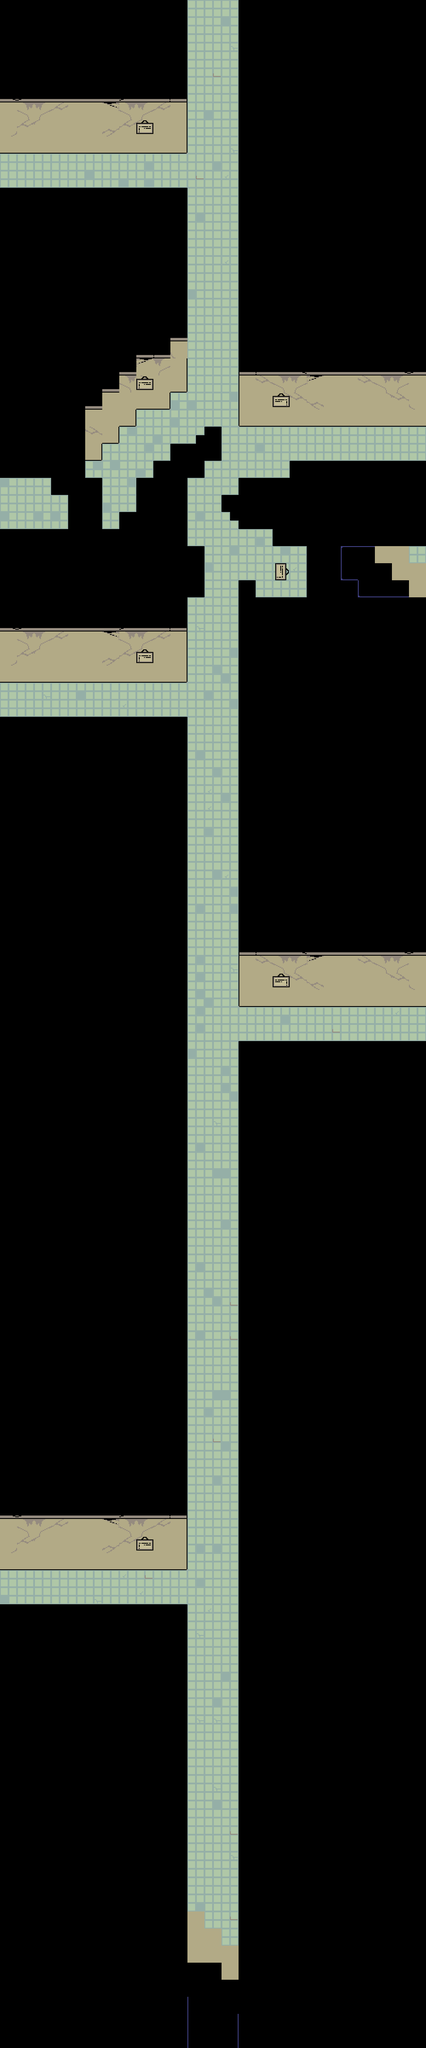

The image is a tile-based game level rendered from a .tmx file. Its description and source (layers, tilesets, objects; grid data summarised) follow:
An orthogonal 25x120 tile map with 40x40 px tiles, 4 tile layers (back, tiles, walltiles, decal), 2 tilesets and 68 objects (7x interactable, 4x transition, spawn, entry, entry2, ...).

<map version="1.10" tiledversion="1.10.2" orientation="orthogonal" renderorder="right-down" width="25" height="120" tilewidth="40" tileheight="40" infinite="0" nextlayerid="10" nextobjectid="164">
 <editorsettings>
  <export target="down_hall.lua" format="lua" />
 </editorsettings>
 <properties>
  <property name="border" value="green_sloppy" />
  <property name="music" value="tv_changingroom" />
  <property name="name" value="Play Room - Ramb" />
 </properties>
 <tileset firstgid="1" source="../tilesets/castle.tsx" />
 <tileset firstgid="41" source="../tilesets/tv_floor/board.tsx" />
 <layer id="8" name="back" width="25" height="120">
  <data>[3000 cells, 3000 non-empty, 1 distinct tile ids]</data>
 </layer>
 <objectgroup id="7" name="objects_bg" />
 <layer id="1" name="tiles" width="25" height="120">
  <data>[3000 cells, 759 non-empty, 22 distinct tile ids]</data>
 </layer>
 <layer id="9" name="walltiles" width="25" height="120">
  <data>[3000 cells, 7 non-empty, 1 distinct tile ids]</data>
 </layer>
 <layer id="2" name="decal" width="25" height="120" offsetx="38" offsety="20">
  <data>[3000 cells, 0 non-empty, 0 distinct tile ids]</data>
 </layer>
 <objectgroup color="#0000ff" id="3" name="collision" opacity="0.5">
  <object id="91" x="400" y="240" width="40" height="120" />
  <object id="150" x="400" y="0" width="40" height="200" />
  <object id="152" x="-120" y="160" width="520" height="40" />
  <object id="153" x="-120" y="240" width="520" height="40" />
  <object id="151" x="-160" y="200" width="40" height="40" />
  <object id="121" x="0" y="320" width="400" height="40" />
  <object id="122" x="0" y="440" width="400" height="40" />
  <object id="94" x="400" y="440" width="40" height="480" />
  <object id="95" x="480" y="1000" width="40" height="80" />
  <object id="96" x="440" y="1040" width="40" height="80" />
  <object id="97" x="400" y="1120" width="40" height="160" />
  <object id="98" x="440" y="1280" width="40" height="120" />
  <object id="99" x="400" y="1400" width="40" height="160" />
  <object id="101" x="560" y="1360" width="40" height="1000" />
  <object id="102" x="600" y="1400" width="120" height="40" />
  <object id="104" x="640" y="1240" width="80" height="40" />
  <object id="105" x="560" y="1200" width="80" height="40" />
  <object id="106" x="520" y="1160" width="40" height="40" />
  <object id="107" x="560" y="1120" width="120" height="40" />
  <object id="108" x="680" y="1080" width="320" height="40" />
  <object id="109" x="600" y="960" width="400" height="40" />
  <object id="103" x="720" y="1240" width="40" height="200" />
  <object id="110" x="200" y="1120" width="40" height="120" />
  <object id="111" x="240" y="1240" width="40" height="40" />
  <object id="112" x="280" y="1200" width="40" height="40" />
  <object id="113" x="320" y="1120" width="40" height="80" />
  <object id="114" x="360" y="1080" width="40" height="40" />
  <object id="115" x="400" y="1040" width="40" height="40" />
  <object id="116" x="160" y="1080" width="40" height="40" />
  <object id="117" x="200" y="1040" width="40" height="40" />
  <object id="118" x="240" y="1000" width="40" height="40" />
  <object id="119" x="280" y="960" width="40" height="40" />
  <object id="120" x="320" y="920" width="80" height="40" />
  <object id="100" x="0" y="1560" width="440" height="40" />
  <object id="128" x="600" y="2320" width="400" height="40" />
  <object id="129" x="600" y="2440" width="400" height="40" />
  <object id="130" x="0" y="3640" width="400" height="40" />
  <object id="131" x="0" y="3760" width="400" height="40" />
  <object id="123" x="0" y="1680" width="440" height="40" />
  <object id="124" x="400" y="1720" width="40" height="1800" />
  <object id="125" x="400" y="3760" width="40" height="840" />
  <object id="126" x="560" y="2440" width="40" height="2200" />
  <object id="92" x="560" y="0" width="40" height="1000" />
  <object id="133" x="480" y="1000">
   <polygon points="0,0 -40,40 0,40" />
  </object>
  <object id="135" x="520" y="1200">
   <polygon points="0,0 40,40 40,0" />
  </object>
  <object id="144" x="440" y="4600" width="80" height="40" />
  <object id="145" x="520" y="4640" width="40" height="40" />
  <object id="156" x="-120" y="3560" width="520" height="40" />
  <object id="158" x="-160" y="3520" width="40" height="40" />
  <object id="159" x="-120" y="3480" width="520" height="40" />
  <object id="163" x="400" y="3560" width="40" height="120" />
 </objectgroup>
 <objectgroup color="#ff00ff" id="4" name="objects">
  <object id="93" name="transition" x="440" y="-40" width="120" height="40">
   <properties>
    <property name="map" value="room1" />
    <property name="marker" value="entry3" />
   </properties>
  </object>
  <object id="136" name="interactable" x="320" y="320" width="40" height="40">
   <properties>
    <property name="text" value="&quot;VIP Rooms&quot;" />
   </properties>
  </object>
  <object id="137" name="interactable" x="320" y="920" width="40" height="40">
   <properties>
    <property name="text" value="&quot;Experiment Aisle A&quot;" />
   </properties>
  </object>
  <object id="139" name="interactable" x="640" y="960" width="40" height="40">
   <properties>
    <property name="text" value="&quot;Experiment Aisle B&quot;" />
   </properties>
  </object>
  <object id="138" name="interactable" x="640" y="1320" width="40" height="40">
   <properties>
    <property name="text" value="&quot;Laboratory&quot;" />
   </properties>
  </object>
  <object id="141" name="interactable" x="320" y="1560" width="40" height="40">
   <properties>
    <property name="text" value="&quot;Experiment Aisle C&quot;" />
   </properties>
  </object>
  <object id="142" name="interactable" x="640" y="2320" width="40" height="40">
   <properties>
    <property name="text" value="&quot;Cafeteria&quot;" />
   </properties>
  </object>
  <object id="143" name="interactable" x="320" y="3640" width="40" height="40">
   <properties>
    <property name="text" value="&quot;Storage&quot;" />
   </properties>
  </object>
  <object id="148" name="transition" x="-40" y="3680" width="40" height="80">
   <properties>
    <property name="map" value="storage" />
    <property name="marker" value="entry" />
   </properties>
  </object>
  <object id="154" name="transition" x="-120" y="200" width="40" height="40">
   <properties>
    <property name="map" value="down_hall" />
    <property name="marker" value="secretpassageexit" />
   </properties>
  </object>
  <object id="161" name="transition" x="-120" y="3520" width="40" height="40">
   <properties>
    <property name="map" value="down_hall" />
    <property name="marker" value="secretpassageentry" />
   </properties>
  </object>
 </objectgroup>
 <objectgroup color="#7f00ff" id="5" name="markers">
  <object id="20" name="spawn" x="500" y="180">
   <point />
  </object>
  <object id="30" name="entry" x="500" y="70">
   <point />
  </object>
  <object id="52" name="entry2" x="170.667" y="201.333">
   <point />
  </object>
  <object id="147" name="storageentry" x="40" y="3720">
   <point />
  </object>
  <object id="155" name="secretpassageexit" x="-60" y="3550">
   <point />
  </object>
  <object id="162" name="secretpassageentry" x="-60" y="230">
   <point />
  </object>
 </objectgroup>
</map>
